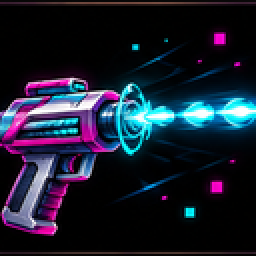
#> input picture art/ui2/sk/g_fast.png, 128 x 128 px, given in place of v2_sword.png, which was not available (shown 2 times larger)
$ python cut_icons.py
#> lines starting #> are read from the running program, lines starting #| are printed output that depends on the picture; after the words box and inside, x2 and y2 are one past the last pixel; in counts of white or black regions, pixels touching at a corner belong together
"""11/22 技能图标 / 技能书切图：按品红空隙带切（行带 → 列带，空白够宽才算缝），再按连通块去掉别格碎屑；去品红边，缩到 128 高。
输出 art/ui2/sk/<技能id>.png，书 art/ui2/bk_<sword|spear|bow|wand>.png"""
import numpy as np
from PIL import Image
from scipy import ndimage as nd
def bands(m, gap):
  on = (m.sum(1) >= 6) if m.ndim == 2 else m; out = []; s = None; z = 0
  for i, v in enumerate(on):
    if v:
      if s is None: s = i
      z = 0; e = i
    elif s is not None:
      z += 1
      if z >= gap: out.append((s, e + 1)); s = None
  if s is not None: out.append((s, e + 1))
  return out
def cut(path, nrow_cols, gap=10):
#> called with path = 'art/src/skillicons/v2_sword.png', gap = 10
  a = np.array(Image.open(path).convert('RGBA')).astype(int); r, g, b = a[..., 0], a[..., 1], a[..., 2]
#> after `r, g, b = (a[..., 0], a[..., 1], a[..., 2])`:
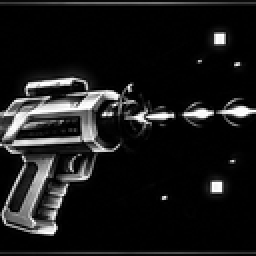
#> r: shape (128, 128) int64 (shown 2 times larger); min 0, max 255, mean 25.4
#> after `r, g, b = (a[..., 0], a[..., 1], a[..., 2])`:
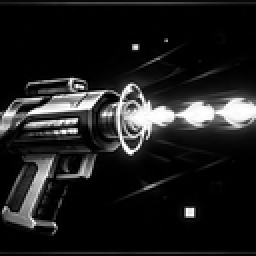
#> g: shape (128, 128) int64 (shown 2 times larger); min 0, max 255, mean 30.6
#> after `r, g, b = (a[..., 0], a[..., 1], a[..., 2])`:
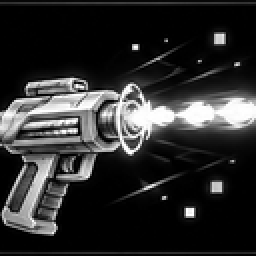
#> b: shape (128, 128) int64 (shown 2 times larger); min 0, max 255, mean 45.8
  bg = (r > 200) & (b > 200) & (g < 90); fg = ~bg
#> after `bg = (r > 200) & (b > 200) & (g < 90)`:
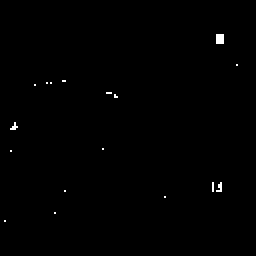
#> bg: shape (128, 128) bool (shown 2 times larger); 0.37% white in thin lines or dots, all inside (x1, y1, x2, y2) = (2, 17, 119, 111)
  fg = nd.binary_opening(fg, iterations=2)
#> fg: shape (128, 128) bool; 99.5% white; black in thin lines or dots
  rows = [x for x in bands(fg, gap) if x[1] - x[0] > 40]; out = []
#> the loop in bands, `for i, v in enumerate(on):` made 128 passes
#> s on pass 1: 0
#> after the loop in bands, `for i, v in enumerate(on):`: out = []; s = 0
#> after `rows = [x for x in bands(fg, gap) if x[1] - x[0] > 40]`: rows = [(0, 128)]
#> (the run stopped early here; a loop or call above may not have finished)
